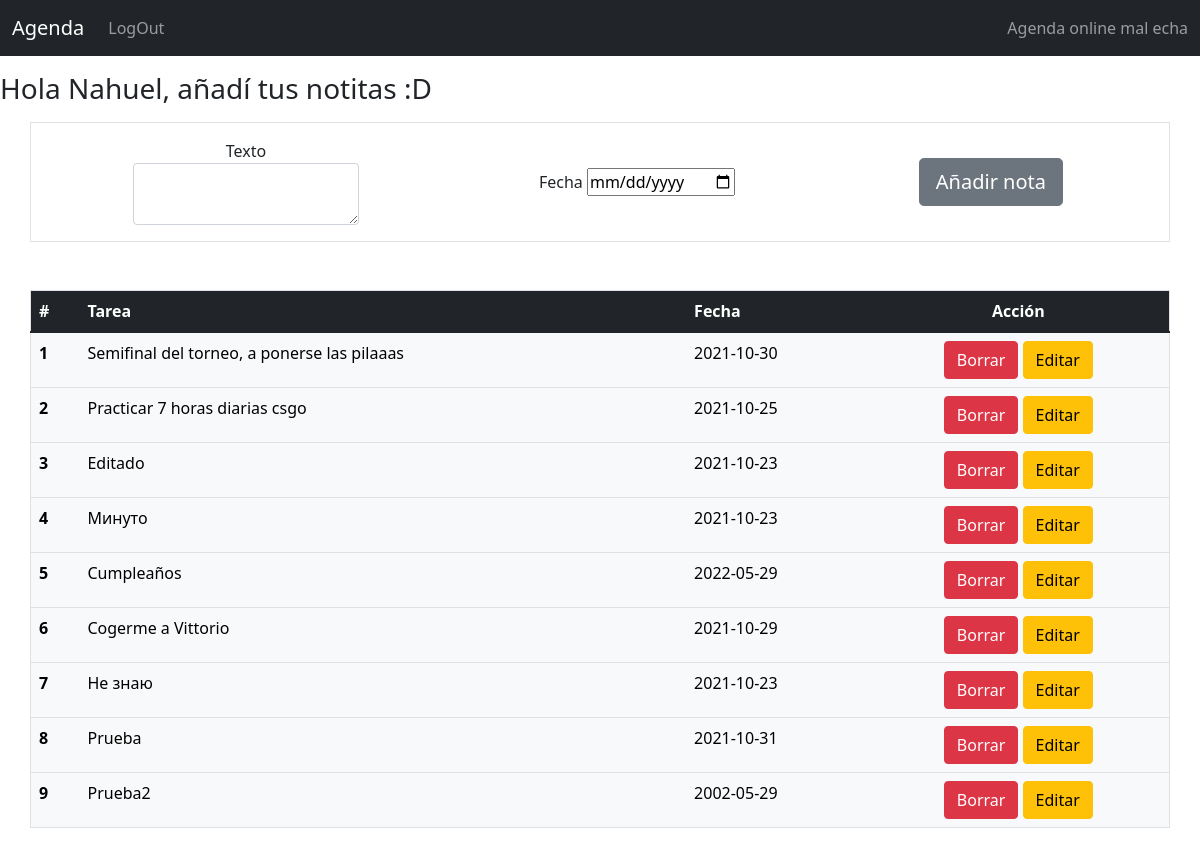
Before: /PP (signed in) with the older database file.
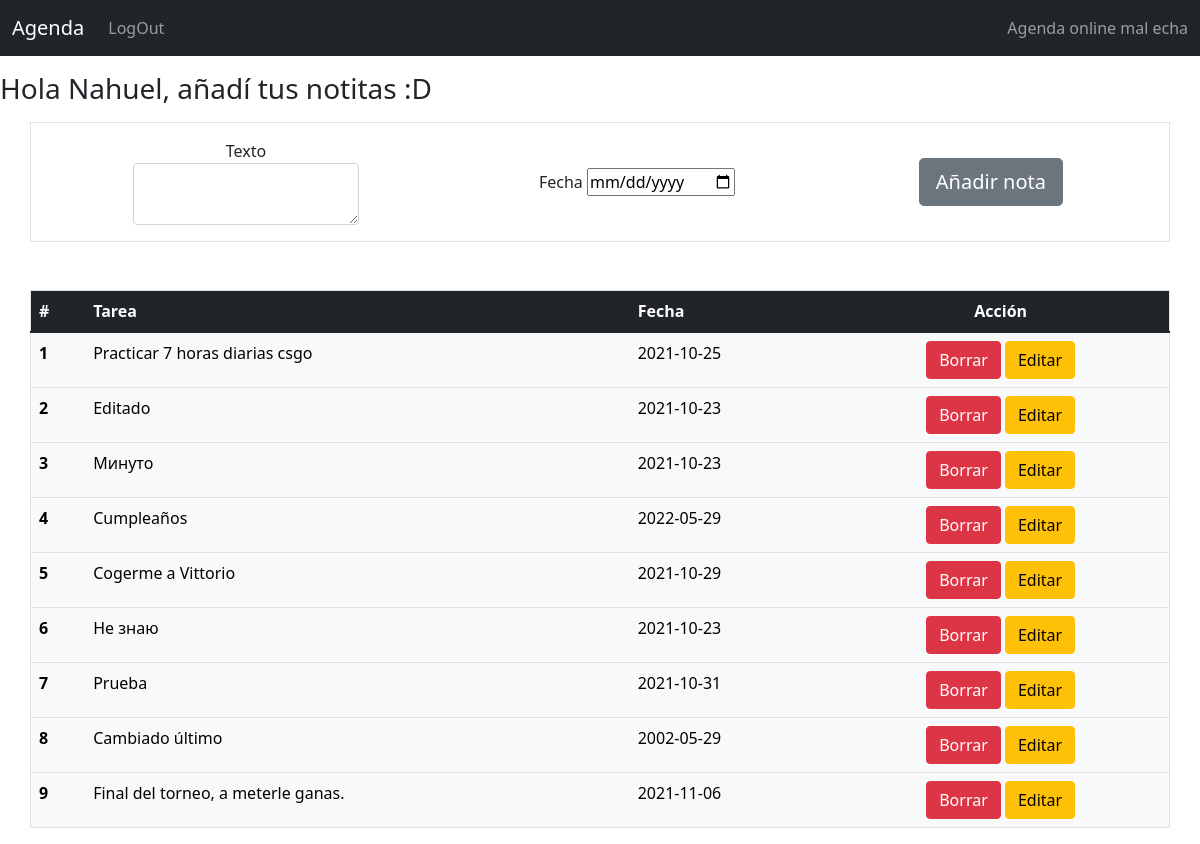
After: the same page with the newer database file.
### index.py (models this page shows, shortened)
class Usuario(db.Model, UserMixin):
    id = db.Column(db.Integer, primary_key = True)
    email = db.Column(db.String(255), unique = True)
    user = db.Column(db.String(255))
    password = db.Column(db.String(255))
    notes = db.relationship('Agenda')

class Agenda(db.Model):
    id = db.Column(db.Integer, primary_key = True)
    texto = db.Column(db.String(10000), nullable = False, default = "Texto")
    fecha = db.Column(db.DateTime, nullable = False, default = datetime.utcnow)
    user_id = db.Column(db.Integer, db.ForeignKey('usuario.id'))

### index.py (the view)
@app.route('/PP', methods = ['POST', 'GET'])
@login_required
def pp():
    if request.method == 'POST':
        texto = request.form.get('texto_nota')
        date = request.form.get('date')
        print(type(date))
        try:
            fecha = dt.datetime.strptime(date, "%Y-%m-%d")
            fecha = fecha.date()
        except:
            flash('Flaco no juegues con el html', category = "error")
            return render_template('home.html', user = current_user)
        print(fecha)
        print(type(fecha))
        data = {
            'texto' : texto,
            'fecha' : fecha
        }
        nueva_nota = Agenda( **data, user_id = current_user.id)
        db.session.add(nueva_nota)
        db.session.commit()
        flash('¡Notita agregada!', category = "tolis")
        return render_template('home.html', user=current_user)
    else:
        return render_template('home.html', user = current_user)

### index.py (called while the page is built)
@login_manager.user_loader
def load_user(id):
    return Usuario.query.get(int(id))

### templates/home.html (shortened to what this page needs)
{%extends 'base.html'%}
{%block contenido%}
<h3 class="mt-3 mb-3">Hola {{user.user}}, añadí tus notitas :D</h3>
<form method="POST" class="container border d-flex justify-content-around align-items-center text-center">
    <div class="mb-3 mt-3">
    <label for="texto">Texto</label>
    <textarea name="texto_nota" id="texto" class="form-control" required></textarea>
    </div>
    <div class="mb-3 mt-3">
    <label for="fecha">Fecha</label>
    <input type="date" name="date" id="fecha" required>
    </div>
    <button type="submit" class="btn btn-secondary btn-lg m-1">Añadir nota</button>
</form>
<table class="table container border mt-5">
    <thead>
        <tr class="table-dark">
            <th scope="col">#</th>
            <th scope="col">Tarea</th>
            <th scope="col">Fecha</th>
            <th scope="col" class="text-center">Acción</th>
        </tr>
    </thead>
    <tbody>
            {%for i in user.notes%}
            <tr class="table-light">
                <th scope="row">{{loop.index}}</th>
                <td>{{i.texto}}</td>
                <td>{{i.fecha.date()}}</td>
                <td class="text-center">
                    <button type="" class="btn btn-danger" onClick="deleteNote({{i.id}})">Borrar</button>
                    <a href="/editar/{{i.id}}">
                        <button type="" class="btn btn-warning">Editar</button>
                    </a>
                </td>
            </tr>
            {%endfor%}
        </tbody>
    </table>
{%endblock%}

### templates/base.html (shortened to what this page needs)
<!DOCTYPE html>
<html lang="en">
<head>
    <link href="https://cdn.jsdelivr.net/npm/bootstrap@5.1.3/dist/css/bootstrap.min.css" rel="stylesheet">
</head>
<body>
    <nav class="navbar navbar-expand-lg navbar-dark bg-dark">
        <div class="container-fluid">
          {%if user.is_authenticated%}
          <a class="navbar-brand" href='{{url_for('pp')}}'>Agenda</a>
          <div class="collapse navbar-collapse" id="navbarText">
          {%endif%}
            <ul class="navbar-nav me-auto mb-2 mb-lg-0">
              {%if user.is_authenticated%}
              <li class="nav-item">
                <a class="nav-link" href="{{url_for('cerrar')}}">LogOut</a>
              </li>
              {%endif%}
            </ul>
            <span class="navbar-text">
              Agenda online mal echa
            </span>
          </div>
        </div>
      </nav>
    {%block contenido%}
    {%endblock%}
</body>
</html>

Changed rows visible on the page:
removed Agenda: texto "Semifinal del torneo, a ponerse las pilaaas", fecha "2021-10-30"
changed Agenda: texto "Prueba2" → "Cambiado último"
added Agenda: texto "Final del torneo, a meterle ganas.", fecha "2021-11-06"
